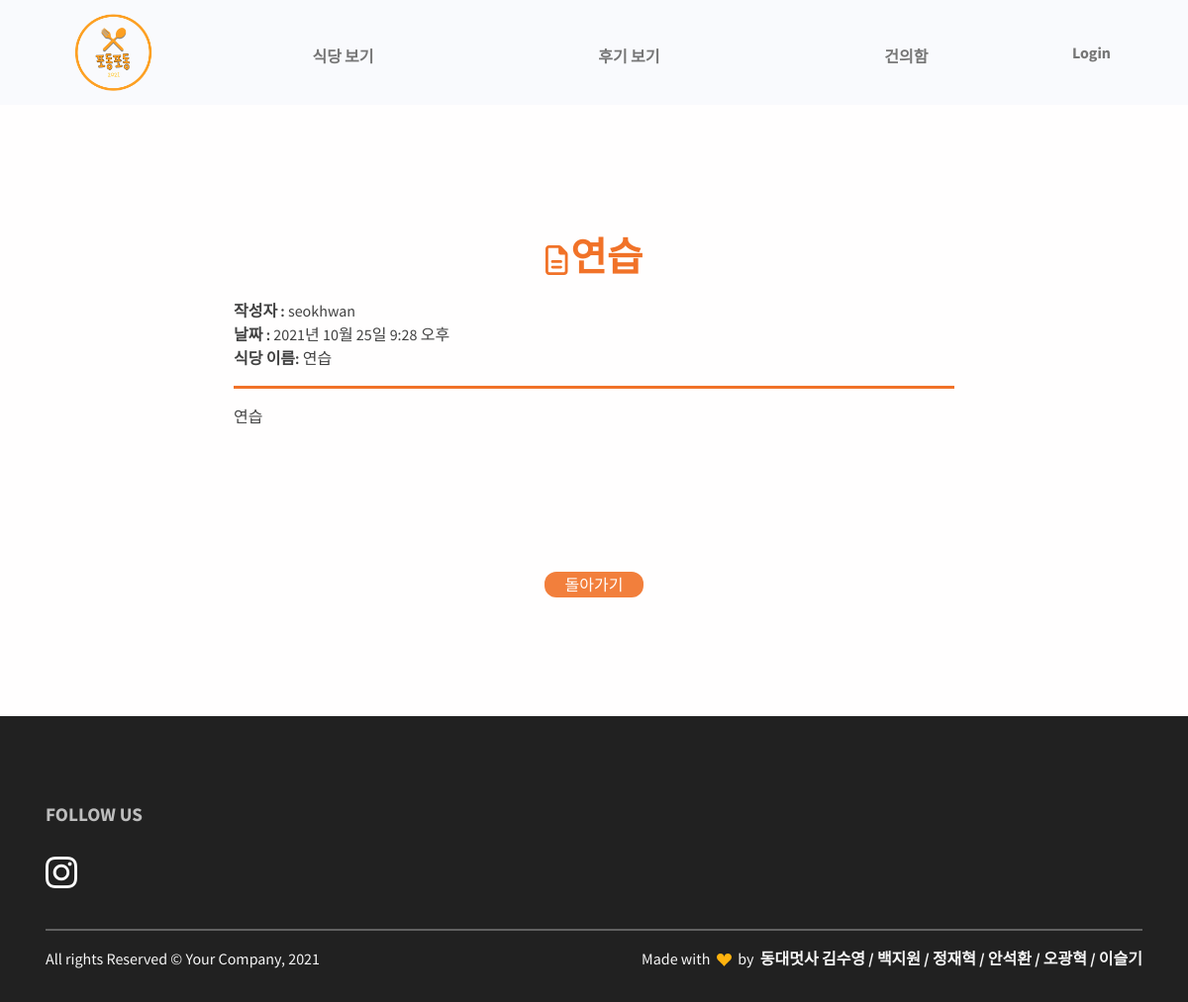
/board/request_detail/4, run on the app's committed database.
### board/models.py (models this page shows, shortened)
class Board(models.Model):
    id = models.AutoField(primary_key=True)
    title = models.CharField(max_length=2000)
    cafeteria = models.CharField(max_length=2000)
    writer = models.ForeignKey(User, on_delete=models.CASCADE)
    date = models.DateTimeField()
    body = models.TextField()

### board/views.py (the view)
# urls.py: path('request_detail/<str:id>',request_detail,name='request_detail'),
def request_detail(request,id):
    board = get_object_or_404(Board,pk=id)
    return render(request,'board/request_detail.html',{'board':board})

### board/templates/board/request_detail.html (shortened to what this page needs)
{% extends 'base.html' %}
{% load static %}
{% block content %}
<section>
    <div class = 'container'>
        <div class="row">
        <div class='board_content text-center' style="margin-top: 100px;">
        <i class="far fa-file-alt" style="color: #F17228; font-size: 30px;"></i>
        <div class="fw-bold text-center text-danger fs-3 fs-lg-5 lh-sm my-3" style="display:inline-block;">{{board.title}}</div>
        </div>
        <div class="col-lg-2">
        </div>
        <div class="col-lg-8">
        <strong>작성자 : </strong>{{board.writer}}<br>
        <strong>날짜 :</strong> {{board.date}}
        <p><strong>식당 이름:</strong> {{board.cafeteria}}</p>
        <hr style="height: 3px; color:#F17228;">
        <p>{{board.body}}</p>
        <div class = 'board_detail' style="text-align: center; margin-top:20%;">
    {% if user == board.writer %}
            <a href="{% url 'board:request_edit' board.id %}"><button style="width: 100px; color: #fff;">수정</button></a> &nbsp;
            <a href="{% url 'board:request_delete' board.id %}"><button style="width: 100px; color: #fff;">삭제</button></a> &nbsp;
            <a href="{% url 'board:board_main' %}"><button style="width: 100px; color: #fff;">돌아가기</button></a>
        </div>
    {% else %}
            <a href="{% url 'board:board_main' %}"><button style="width: 100px; color: #fff;">돌아가기</button></a>
        </div>
    {% endif %}
    </div>
    </div>
</section>
{% endblock %}

### podongpodong/static/css/board.css (style rules this page uses)
.board_detail button { background-color:#F17228; opacity:0.9; border-radius: 12px; border:none; width:6%; }

### data on the page
Board: title "연습", writer "seokhwan", date "2021년 10월 25일 9:28 오후", cafeteria "연습", body "연습"
